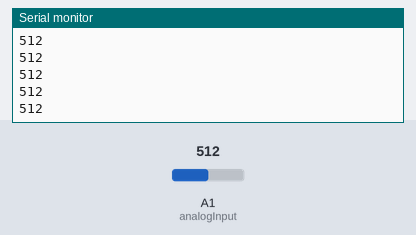
Bench run of a sketch on a simulated Arduino Uno, built with avr-gcc and run on an emulated ATmega328P. Parts: the last lines printed to the serial monitor. The inputs (shaded band) are chosen by the test bench; at power-on: A1 (analogInput) = 512.

Above: at 1.2 s.
1.3 s: A1 (analogInput) set to 716
At 1.9 s:
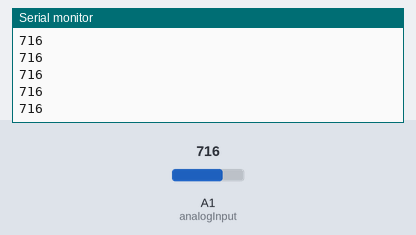
2.8 s: A1 (analogInput) set to 900
At 3.6 s:
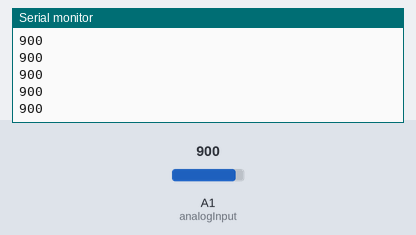
Timing chart, 0 to 5.8 s (numbered marks = the images above; inputs shaded):
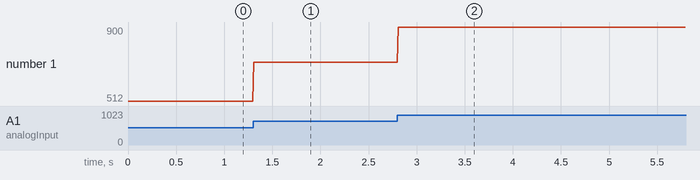

The sketch:

Arduino.ino
```cpp
int analogInput = A1;
int value = 0;

void setup() {
  // put your setup code here, to run once:
  pinMode(analogInput, INPUT);
  Serial.begin(9600);
}

void loop() {
  // put your main code here, to run repeatedly:
  value = analogRead(analogInput);
  Serial.println(value);
  delay(10);
}
```

Measured:
- after the input at 1.3 s, the serial monitor: prints a new line at once (image 1)
- after the input at 2.8 s, the serial monitor: prints a new line at once (image 2)
- plotted number 1: 512 → 716 after the input at 1.3 s, 716 → 900 after the input at 2.8 s
